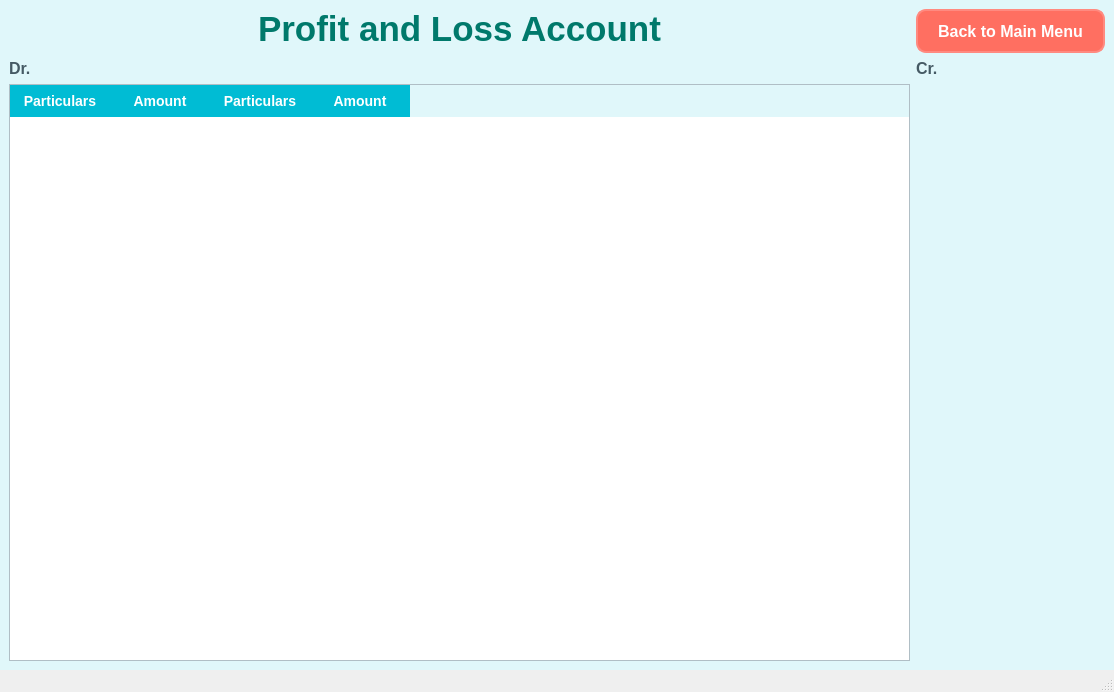
<?xml version="1.0" encoding="UTF-8"?>
<ui version="4.0">
 <class>ProfitLossWindow</class>
 <widget class="QMainWindow" name="ProfitLossWindow">
  <property name="geometry">
   <rect>
    <x>0</x>
    <y>0</y>
    <width>1114</width>
    <height>692</height>
   </rect>
  </property>
  <property name="windowTitle">
   <string>MainWindow</string>
  </property>
  <widget class="QWidget" name="centralwidget">
   <property name="styleSheet">
    <string notr="true">/* ---------- Main Window ---------- */
QWidget {
    background-color: #E0F7FA;  /* Soft turquoise */
}

/* ---------- Title Label ---------- */
QLabel#label {
    color: #00796B;                     /* Deep teal */
    font-family: &quot;Segoe UI&quot;, sans-serif;
    font-size: 35px;
    font-weight: bold;
    qproperty-alignment: AlignHCenter;
}

/* ---------- Dr. and Cr. Labels ---------- */
QLabel#label_3,
QLabel#label_2 {
    color: #455A64;                     /* Slate gray */
    font-family: &quot;Segoe UI&quot;, sans-serif;
    font-size: 16px;
    font-weight: 600;
}

/* ---------- Back Button ---------- */
QPushButton#back_button {
    background-color: #FF6F61;          /* Coral pink */
    color: #FFFFFF;
    border: 2px solid #FF8A80;
    border-radius: 10px;
    padding: 10px 20px;
    font-size: 16px;
    font-weight: bold;
    font-family: &quot;Segoe UI&quot;, sans-serif;
    min-height: 20px;
    min-width: 140px;
}
QPushButton#back_button:hover {
    background-color: #E65C50;
    border-color: #FFAB91;
}
QPushButton#back_button:pressed {
    background-color: #CC4A3F;
    padding-top: 11px;
    padding-bottom: 9px;
}

/* ---------- Table Widget ---------- */
QTableWidget {
    background-color: #FFFFFF;
    border: 1px solid #B0BEC5;
    gridline-color: #CFD8DC;
    color: #37474F;
    font-family: &quot;Segoe UI&quot;, sans-serif;
    font-size: 14px;
    alternate-background-color: #F5F5F5;
    selection-background-color: #B2EBF2;
    selection-color: #000000;
}
QTableWidget::item {
    padding: 6px;
}
QTableWidget::item:selected {
    background-color: #B2EBF2;
    color: #000000;
}

/* ---------- Table Headers ---------- */
QHeaderView::section {
    background-color: #00BCD4;  /* Cyan header */
    color: #FFFFFF;
    padding: 6px 8px;
    border: none;
    font-size: 14px;
    font-weight: bold;
    font-family: &quot;Segoe UI&quot;, sans-serif;
}
QHeaderView::section:hover {
    background-color: #00ACC1;
}
QTableCornerButton::section {
    background-color: #00BCD4;
    border: none;
}

/* ---------- Scrollbars ---------- */
QScrollBar:vertical {
    background: transparent;
    width: 10px;
    margin: 2px;
}
QScrollBar::handle:vertical {
    background: #B0BEC5;
    min-height: 24px;
    border-radius: 5px;
}
QScrollBar::handle:vertical:hover {
    background: #90A4AE;
}
QScrollBar:horizontal {
    background: transparent;
    height: 10px;
    margin: 2px;
}
QScrollBar::handle:horizontal {
    background: #B0BEC5;
    min-width: 24px;
    border-radius: 5px;
}
QScrollBar::handle:horizontal:hover {
    background: #90A4AE;
}</string>
   </property>
   <layout class="QGridLayout" name="gridLayout">
    <item row="0" column="0">
     <widget class="QLabel" name="label">
      <property name="font">
       <font>
        <family>Segoe UI</family>
        <pointsize>-1</pointsize>
        <bold>true</bold>
       </font>
      </property>
      <property name="text">
       <string>Profit and Loss Account</string>
      </property>
      <property name="alignment">
       <set>Qt::AlignmentFlag::AlignHCenter</set>
      </property>
     </widget>
    </item>
    <item row="2" column="0">
     <widget class="QTableWidget" name="table">
      <column>
       <property name="text">
        <string>Particulars</string>
       </property>
      </column>
      <column>
       <property name="text">
        <string>Amount</string>
       </property>
      </column>
      <column>
       <property name="text">
        <string>Particulars</string>
       </property>
      </column>
      <column>
       <property name="text">
        <string>Amount</string>
       </property>
      </column>
     </widget>
    </item>
    <item row="0" column="1">
     <widget class="QPushButton" name="back_button">
      <property name="text">
       <string>Back to Main Menu</string>
      </property>
     </widget>
    </item>
    <item row="1" column="0">
     <widget class="QLabel" name="label_2">
      <property name="text">
       <string>Dr.</string>
      </property>
     </widget>
    </item>
    <item row="1" column="1">
     <widget class="QLabel" name="label_3">
      <property name="text">
       <string>Cr.</string>
      </property>
     </widget>
    </item>
   </layout>
  </widget>
  <widget class="QMenuBar" name="menubar">
   <property name="geometry">
    <rect>
     <x>0</x>
     <y>0</y>
     <width>1114</width>
     <height>25</height>
    </rect>
   </property>
  </widget>
  <widget class="QStatusBar" name="statusbar"/>
 </widget>
 <resources/>
 <connections/>
</ui>
